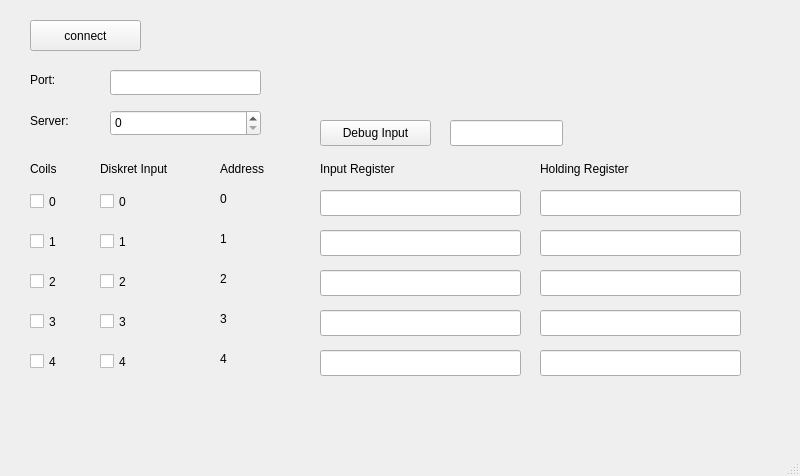
<?xml version="1.0" encoding="UTF-8"?>
<ui version="4.0">
 <class>MainWindow</class>
 <widget class="QMainWindow" name="MainWindow">
  <property name="geometry">
   <rect>
    <x>0</x>
    <y>0</y>
    <width>800</width>
    <height>476</height>
   </rect>
  </property>
  <property name="windowTitle">
   <string>MainWindow</string>
  </property>
  <widget class="QWidget" name="centralwidget">
   <widget class="QPushButton" name="Connect">
    <property name="geometry">
     <rect>
      <x>30</x>
      <y>20</y>
      <width>111</width>
      <height>31</height>
     </rect>
    </property>
    <property name="text">
     <string>connect</string>
    </property>
   </widget>
   <widget class="QLineEdit" name="Port">
    <property name="geometry">
     <rect>
      <x>110</x>
      <y>70</y>
      <width>151</width>
      <height>25</height>
     </rect>
    </property>
   </widget>
   <widget class="QLabel" name="label">
    <property name="geometry">
     <rect>
      <x>30</x>
      <y>70</y>
      <width>41</width>
      <height>20</height>
     </rect>
    </property>
    <property name="text">
     <string>Port:</string>
    </property>
   </widget>
   <widget class="QCheckBox" name="Coil0">
    <property name="geometry">
     <rect>
      <x>30</x>
      <y>190</y>
      <width>92</width>
      <height>23</height>
     </rect>
    </property>
    <property name="text">
     <string>0</string>
    </property>
   </widget>
   <widget class="QCheckBox" name="Coil1">
    <property name="geometry">
     <rect>
      <x>30</x>
      <y>230</y>
      <width>92</width>
      <height>23</height>
     </rect>
    </property>
    <property name="text">
     <string>1</string>
    </property>
   </widget>
   <widget class="QCheckBox" name="Coil2">
    <property name="geometry">
     <rect>
      <x>30</x>
      <y>270</y>
      <width>92</width>
      <height>23</height>
     </rect>
    </property>
    <property name="text">
     <string>2</string>
    </property>
   </widget>
   <widget class="QCheckBox" name="Coil3">
    <property name="geometry">
     <rect>
      <x>30</x>
      <y>310</y>
      <width>92</width>
      <height>23</height>
     </rect>
    </property>
    <property name="text">
     <string>3</string>
    </property>
   </widget>
   <widget class="QCheckBox" name="Coil4">
    <property name="geometry">
     <rect>
      <x>30</x>
      <y>350</y>
      <width>92</width>
      <height>23</height>
     </rect>
    </property>
    <property name="text">
     <string>4</string>
    </property>
   </widget>
   <widget class="QLabel" name="label_2">
    <property name="geometry">
     <rect>
      <x>30</x>
      <y>160</y>
      <width>67</width>
      <height>17</height>
     </rect>
    </property>
    <property name="text">
     <string>Coils</string>
    </property>
   </widget>
   <widget class="QCheckBox" name="DisInput0">
    <property name="geometry">
     <rect>
      <x>100</x>
      <y>190</y>
      <width>92</width>
      <height>23</height>
     </rect>
    </property>
    <property name="text">
     <string>0</string>
    </property>
   </widget>
   <widget class="QCheckBox" name="DisInput1">
    <property name="geometry">
     <rect>
      <x>100</x>
      <y>230</y>
      <width>92</width>
      <height>23</height>
     </rect>
    </property>
    <property name="text">
     <string>1</string>
    </property>
   </widget>
   <widget class="QCheckBox" name="DisInput2">
    <property name="geometry">
     <rect>
      <x>100</x>
      <y>270</y>
      <width>92</width>
      <height>23</height>
     </rect>
    </property>
    <property name="text">
     <string>2</string>
    </property>
   </widget>
   <widget class="QCheckBox" name="DisInput3">
    <property name="geometry">
     <rect>
      <x>100</x>
      <y>310</y>
      <width>92</width>
      <height>23</height>
     </rect>
    </property>
    <property name="text">
     <string>3</string>
    </property>
   </widget>
   <widget class="QCheckBox" name="DisInput4">
    <property name="geometry">
     <rect>
      <x>100</x>
      <y>350</y>
      <width>92</width>
      <height>23</height>
     </rect>
    </property>
    <property name="text">
     <string>4</string>
    </property>
   </widget>
   <widget class="QLabel" name="label_3">
    <property name="geometry">
     <rect>
      <x>100</x>
      <y>160</y>
      <width>101</width>
      <height>17</height>
     </rect>
    </property>
    <property name="text">
     <string>Diskret Input</string>
    </property>
   </widget>
   <widget class="QLabel" name="label_4">
    <property name="geometry">
     <rect>
      <x>220</x>
      <y>160</y>
      <width>67</width>
      <height>17</height>
     </rect>
    </property>
    <property name="text">
     <string>Address</string>
    </property>
   </widget>
   <widget class="QLabel" name="label_5">
    <property name="geometry">
     <rect>
      <x>220</x>
      <y>190</y>
      <width>67</width>
      <height>17</height>
     </rect>
    </property>
    <property name="text">
     <string>0</string>
    </property>
   </widget>
   <widget class="QLabel" name="label_6">
    <property name="geometry">
     <rect>
      <x>220</x>
      <y>230</y>
      <width>67</width>
      <height>17</height>
     </rect>
    </property>
    <property name="text">
     <string>1</string>
    </property>
   </widget>
   <widget class="QLabel" name="label_7">
    <property name="geometry">
     <rect>
      <x>220</x>
      <y>270</y>
      <width>67</width>
      <height>17</height>
     </rect>
    </property>
    <property name="text">
     <string>2</string>
    </property>
   </widget>
   <widget class="QLabel" name="label_8">
    <property name="geometry">
     <rect>
      <x>220</x>
      <y>310</y>
      <width>67</width>
      <height>17</height>
     </rect>
    </property>
    <property name="text">
     <string>3</string>
    </property>
   </widget>
   <widget class="QLabel" name="label_9">
    <property name="geometry">
     <rect>
      <x>220</x>
      <y>350</y>
      <width>67</width>
      <height>17</height>
     </rect>
    </property>
    <property name="text">
     <string>4</string>
    </property>
   </widget>
   <widget class="QLabel" name="label_10">
    <property name="geometry">
     <rect>
      <x>320</x>
      <y>160</y>
      <width>121</width>
      <height>17</height>
     </rect>
    </property>
    <property name="text">
     <string>Input Register</string>
    </property>
   </widget>
   <widget class="QSpinBox" name="serverEdit">
    <property name="geometry">
     <rect>
      <x>110</x>
      <y>110</y>
      <width>151</width>
      <height>26</height>
     </rect>
    </property>
   </widget>
   <widget class="QLabel" name="label_11">
    <property name="geometry">
     <rect>
      <x>30</x>
      <y>110</y>
      <width>67</width>
      <height>21</height>
     </rect>
    </property>
    <property name="text">
     <string>Server:</string>
    </property>
   </widget>
   <widget class="QLineEdit" name="InputRegister0">
    <property name="geometry">
     <rect>
      <x>320</x>
      <y>190</y>
      <width>201</width>
      <height>26</height>
     </rect>
    </property>
   </widget>
   <widget class="QLineEdit" name="InputRegister1">
    <property name="geometry">
     <rect>
      <x>320</x>
      <y>230</y>
      <width>201</width>
      <height>26</height>
     </rect>
    </property>
   </widget>
   <widget class="QLineEdit" name="InputRegister2">
    <property name="geometry">
     <rect>
      <x>320</x>
      <y>270</y>
      <width>201</width>
      <height>26</height>
     </rect>
    </property>
   </widget>
   <widget class="QLineEdit" name="InputRegister3">
    <property name="geometry">
     <rect>
      <x>320</x>
      <y>310</y>
      <width>201</width>
      <height>26</height>
     </rect>
    </property>
   </widget>
   <widget class="QLineEdit" name="InputRegister4">
    <property name="geometry">
     <rect>
      <x>320</x>
      <y>350</y>
      <width>201</width>
      <height>26</height>
     </rect>
    </property>
   </widget>
   <widget class="QLabel" name="label_12">
    <property name="geometry">
     <rect>
      <x>540</x>
      <y>160</y>
      <width>131</width>
      <height>18</height>
     </rect>
    </property>
    <property name="text">
     <string>Holding Register</string>
    </property>
   </widget>
   <widget class="QLineEdit" name="HoldingRegister0">
    <property name="geometry">
     <rect>
      <x>540</x>
      <y>190</y>
      <width>201</width>
      <height>26</height>
     </rect>
    </property>
   </widget>
   <widget class="QLineEdit" name="HoldingRegister1">
    <property name="geometry">
     <rect>
      <x>540</x>
      <y>230</y>
      <width>201</width>
      <height>26</height>
     </rect>
    </property>
   </widget>
   <widget class="QLineEdit" name="HoldingRegister2">
    <property name="geometry">
     <rect>
      <x>540</x>
      <y>270</y>
      <width>201</width>
      <height>26</height>
     </rect>
    </property>
   </widget>
   <widget class="QLineEdit" name="HoldingRegister3">
    <property name="geometry">
     <rect>
      <x>540</x>
      <y>310</y>
      <width>201</width>
      <height>26</height>
     </rect>
    </property>
   </widget>
   <widget class="QLineEdit" name="HoldingRegister4">
    <property name="geometry">
     <rect>
      <x>540</x>
      <y>350</y>
      <width>201</width>
      <height>26</height>
     </rect>
    </property>
   </widget>
   <widget class="QPushButton" name="pushButton">
    <property name="geometry">
     <rect>
      <x>320</x>
      <y>120</y>
      <width>111</width>
      <height>26</height>
     </rect>
    </property>
    <property name="text">
     <string>Debug Input</string>
    </property>
   </widget>
   <widget class="QLineEdit" name="TestLineEdit">
    <property name="geometry">
     <rect>
      <x>450</x>
      <y>120</y>
      <width>113</width>
      <height>26</height>
     </rect>
    </property>
   </widget>
  </widget>
  <widget class="QMenuBar" name="menubar">
   <property name="geometry">
    <rect>
     <x>0</x>
     <y>0</y>
     <width>800</width>
     <height>23</height>
    </rect>
   </property>
  </widget>
  <widget class="QStatusBar" name="statusbar"/>
 </widget>
 <resources/>
 <connections/>
</ui>
